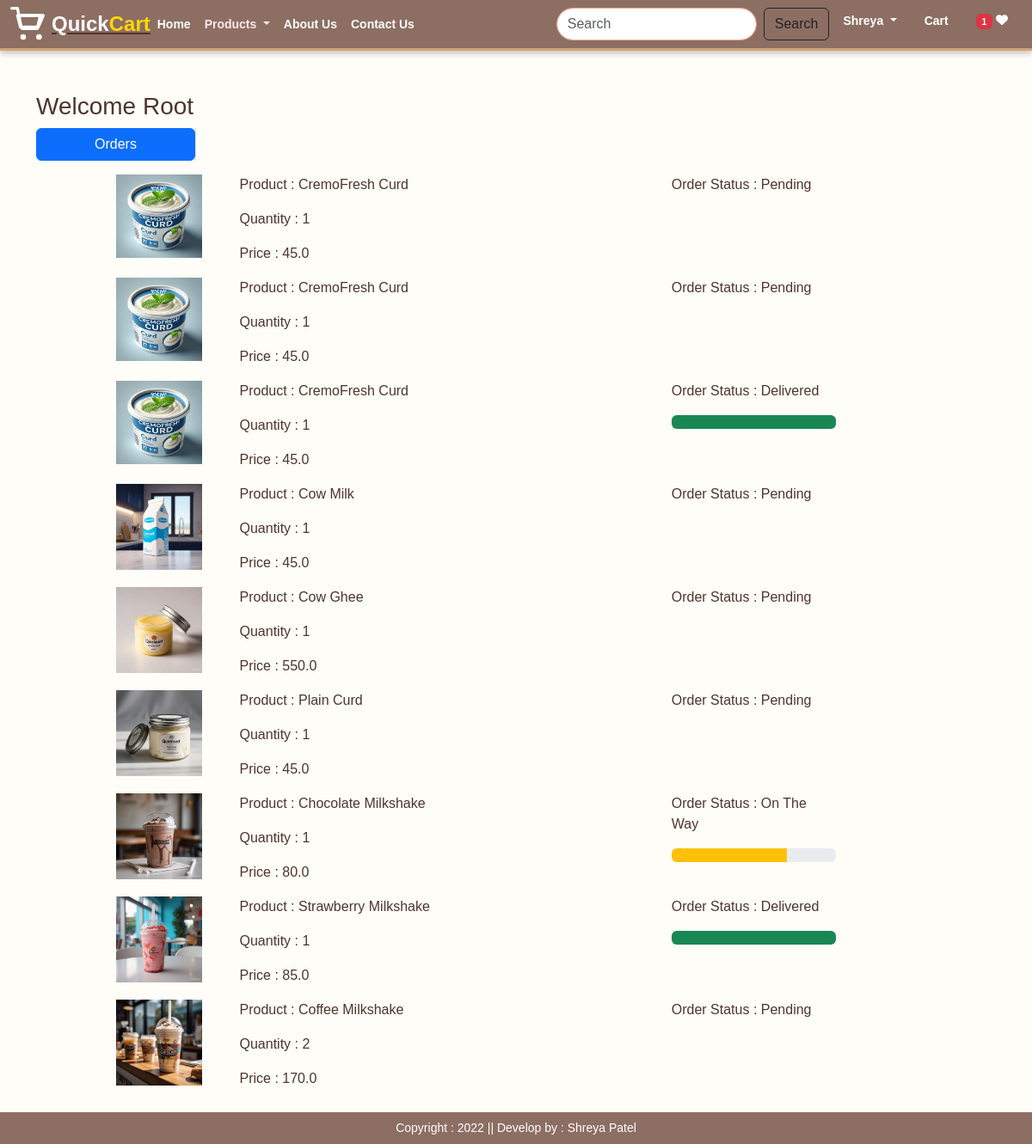
Screenshot of /orders/ (signed in) with the database file from the repository.
### app/models.py (models this page shows, shortened)
class OrderPlaced(models.Model):
    user = models.ForeignKey(User,on_delete=models.CASCADE)
    customer = models.ForeignKey(Customer,on_delete=models.CASCADE)
    product = models.ForeignKey(Product,on_delete=models.CASCADE)
    quantity = models.PositiveBigIntegerField(default=1)
    ordered_date = models.DateTimeField(auto_now_add=True)
    status = models.CharField(max_length=50,choices=STATUS_CHOICES, default='Pending')
    payment = models.ForeignKey(Payment,on_delete=models.CASCADE,default="")
    @property
    def total_cost(self):
        return self.quantity * self.product.discounted_price

class Product(models.Model):
    title = models.CharField(max_length = 100)
    selling_price = models.FloatField()
    discounted_price = models.FloatField()
    description = models.TextField(default = '')
    prodapp = models.TextField(default='')
    category = models.CharField(choices=CATEGORY_CHOICES, max_length=2)
    product_image = models.ImageField(upload_to='product')

### app/views.py (the view)
# urls.py: path('orders/', views.orders, name='orders'),
@login_required
def orders(request):
    totalitem = 0
    wishitem = 0
    if request.user.is_authenticated:
            totalitem = len(Cart.objects.filter(user=request.user))
            wishitem = len(Wishlist.objects.filter(user=request.user))
    order_placed=OrderPlaced.objects.filter(user=request.user)
    return render(request, 'app/orders.html',locals())

### app/templates/app/orders.html (shortened to what this page needs)
{% extends 'app/base.html' %}
{% load static %}
{% block main-content %}
<div class="container my-5">
    <h3>Welcome <span class="text-capitalize">{{request.user}}</span></h3>
    <div class="col-sm-2 border-end">
        <ul class="list-unstyled">
            <li class="d-grid"><a href="{% url 'orders' %}" class="btn btn-primary">Orders</a></li>
        </ul>
    </div>
    <div class="col-sm-9 offset-sm-1">
        {% for op in order_placed %}
        <div class="row">
            <div class="col-sm-2">
                <img src="{{op.product.product_image.url}}" class="img-fluid" height="100" width="100"/>
            </div>
            <div class="col-sm-7">
                <p>Product : {{op.product.title}}</p>
                <p>Quantity : {{op.quantity}}</p>
                <p>Price : {{op.total_cost}}</p>
            </div>
            <div class="col-sm-3">
                <p> Order Status : {{op.status}} </p>
                {% if op.status == 'On The Way' %}
                <div class="progress">
                    <div class="progress-bar bg-warning" role="progressbar" style="width: 70%" aria-valuenow="70" aria-valuemin="0"
                    aria-valuemax="100"></div>
                </div>
                {% endif %}
                {% if op.status == 'Delivered' %}
                <div class="progress">
                    <div class="progress-bar bg-success" role="progressbar" style="width: 100%" aria-valuenow="100" aria-valuemin="0"
                    aria-valuemax="100"></div>
                </div>
                {% endif %}
            </div>
        </div>
        {% endfor %}
    </div>
</div>
{% endblock main-content %}

### app/templates/app/base.html (shortened to what this page needs)
<!DOCTYPE html>
{% load static %}
<html lang="en">
<head>
    <link href="https://cdn.jsdelivr.net/npm/bootstrap@5.3.3/dist/css/bootstrap.min.css" rel="stylesheet">
    <link rel="stylesheet" href="{% static 'app/css/owl.carousel.min.css' %}" />
    <link rel="stylesheet" href="{% static 'app/css/all.min.css' %}" />
    <link rel="stylesheet" href="{% static 'app/css/style.css' %}" />
</head>
<body>
    <nav class="navbar navbar-expand-lg navbar-dark">
        <div class="container-fluid">
          <a href="#" class="quickcart-logo d-flex align-items-center">
            <span class="logo-text ms-2 fw-bold" style="font-size: 24px; color: white;">Quick<span style="color: #FFD700;">Cart</span></span>
        </a>
          <div class="collapse navbar-collapse" id="navbarSupportedContent">
            <ul class="navbar-nav me-auto mb-2 mb-lg-0">
              {% if request.user.is_authenticated %}
              <li class="nav-item">
                <a class="nav-link active" aria-current="page" href="/">Home</a>
              </li>
              <li class="nav-item dropdown">
                <a class="nav-link dropdown-toggle" href="#" role="button" data-bs-toggle="dropdown" aria-expanded="false">
                  Products
                </a>
              </li>
              <li class="nav-item">
                <a class="nav-link text-white" href="{% url 'about' %}">About Us</a>
              </li>
              <li class="nav-item">
                <a class="nav-link text-white" href="{% url 'contact' %}">Contact Us</a>
              </li>
            </ul>
            <form class="d-flex" role="search" action="/search">
              <input class="form-control me-2" type="search" placeholder="Search" name ="search" aria-label="Search">
              <button class="btn btn-outline-dark" type="submit">Search</button>
            </form>
          </div>
          <ul class="navbar-nav me-auto mb-2 mg-lg-0">
              <li class="nav-item dropdown mx-2">
                <a class="nav-link dropdown-toggle text-white" href="#" id="profileDropdown" role="button" data-bs-toggle="dropdown" aria-expanded="false">
                  Shreya
                </a>
              </li>
              <li class="nav-item mx-2">
                <a href="{% url 'showcart' %}" class="nav-link text-white"> Cart</a>
              </li>
              <li class="nav-item mx-2">
                <a href="{% url 'showwishlist' %}" class="nav-link text-white"><span class="badge bg-danger">{% if wishitem > 0 %} {{wishitem}}
                  {% endif %}</span> <i class="fa fa-heart"></i></a>
              </li>
              {% endif %}
          </ul>
        </div>
      </nav>
      {% block main-content %}{% endblock main-content %}
      <footer class="container-fluid fixed-bottom text-center p-2 mt-5">
        Copyright : 2022 || Develop by : Shreya Patel
      </footer>
</body>
</html>

### app/static/app/css/style.css (style rules this page uses)
body { font-family: 'Poppins', sans-serif; background-color: #fffdf7; color: #4e342e; margin: 0; padding: 0; }
.navbar { background-color: #8d6e63; box-shadow: 0 4px 6px rgba(0, 0, 0, 0.2); border-bottom: 3px solid #d1a377; }
.nav-link { color: #fbe9e7; font-weight: 600; font-size: 16px; }
#profileDropdown { color: #fbe9e7; font-weight: bold; }
.nav-item a { font-size: 14px; padding: 5px 10px; border-radius: 10px; color: #fbe9e7; }
.form-control { border-radius: 20px; border: 1px solid #ffab91; }
#profileDropdown { color: #fff; font-weight: bold; }
footer { background-color: #8d6e63; color: #fff; font-size: 14px; }
a { color: #4e342e; }
.text-white { color: #fff !important; }
.text-center { text-align: center; }
.nav-item a { font-size: 14px; padding: 5px 10px; border-radius: 10px; }

### rows the page displays
OrderPlaced: product.product_image (picture), product "CremoFresh Curd", quantity "1", total_cost "45.0", status "Pending"
OrderPlaced: product.product_image (picture), product "CremoFresh Curd", quantity "1", total_cost "45.0", status "Pending"
OrderPlaced: product.product_image (picture), product "CremoFresh Curd", quantity "1", total_cost "45.0", status "Delivered"
OrderPlaced: product.product_image (picture), product "Cow Milk", quantity "1", total_cost "45.0", status "Pending"
OrderPlaced: product.product_image (picture), product "Cow Ghee", quantity "1", total_cost "550.0", status "Pending"
OrderPlaced: product.product_image (picture), product "Plain Curd", quantity "1", total_cost "45.0", status "Pending"
OrderPlaced: product.product_image (picture), product "Chocolate Milkshake", quantity "1", total_cost "80.0", status "On The Way"
OrderPlaced: product.product_image (picture), product "Strawberry Milkshake", quantity "1", total_cost "85.0", status "Delivered"
OrderPlaced: product.product_image (picture), product "Coffee Milkshake", quantity "2", total_cost "170.0", status "Pending"

### other values shown
{{ wishitem }} "1"
{{ request.user }} "Root"
